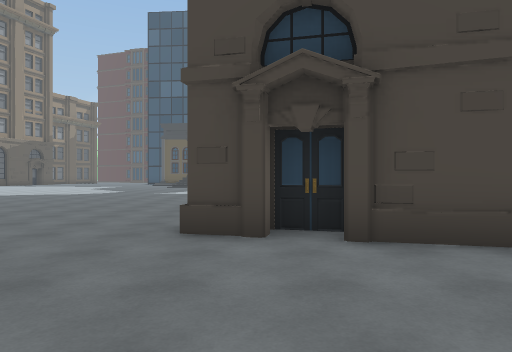
view 1 (above)

24 first-person views from a walk through a scene from a Unity 3-D project. The camera is 1.4 m above the floor, looks level and sees 70° across. The floor is counted in squares, 2 m on a side. Each view is taken from the middle of a square. On the plan, view 1 faces up. The plan holds only what a view shows up to about 11 squares ahead; the rest is blank. The place goes on beyond the plan. The player character is not drawn. Some animated figures are not drawn. Some surface patterns are stand-ins.

view 2
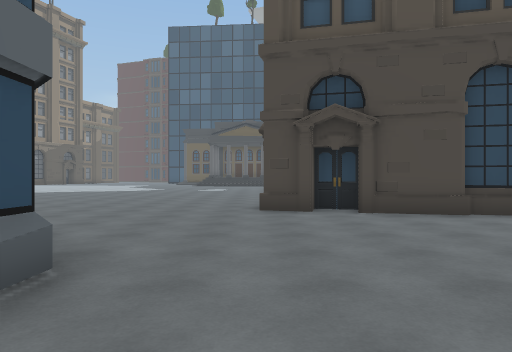

view 3
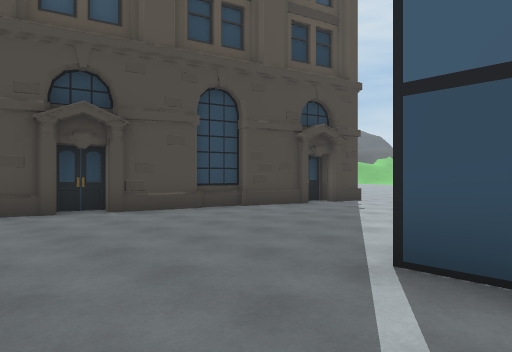

view 4
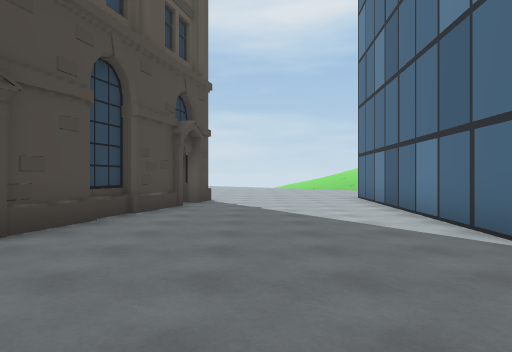

view 5
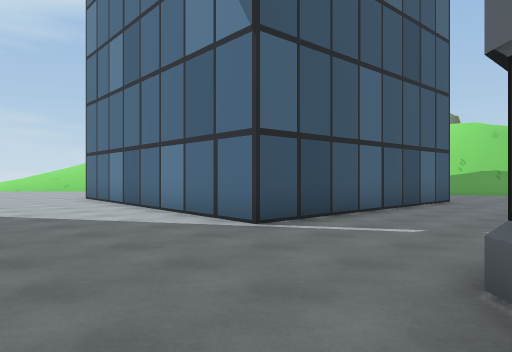

view 6
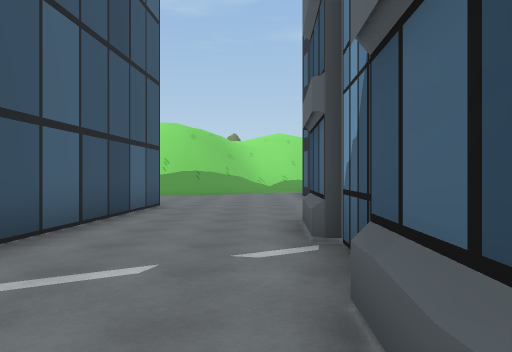

view 7
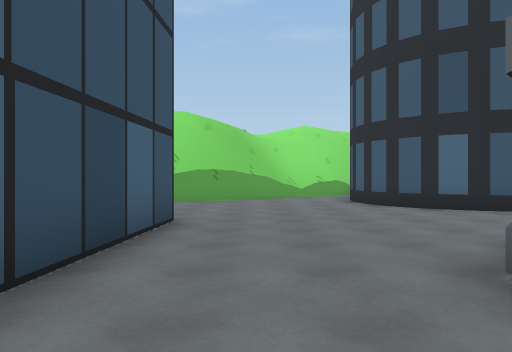

view 8
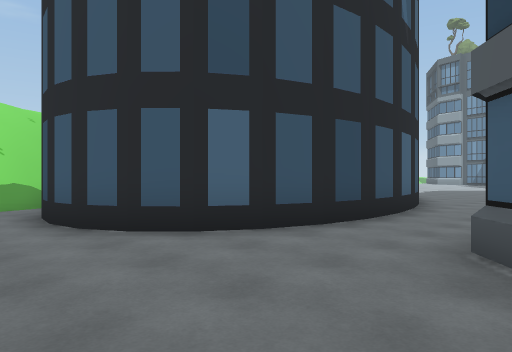

view 9
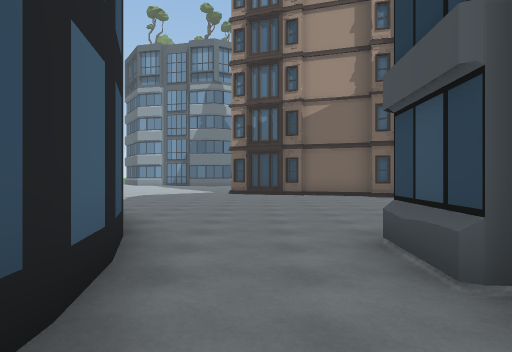

view 10
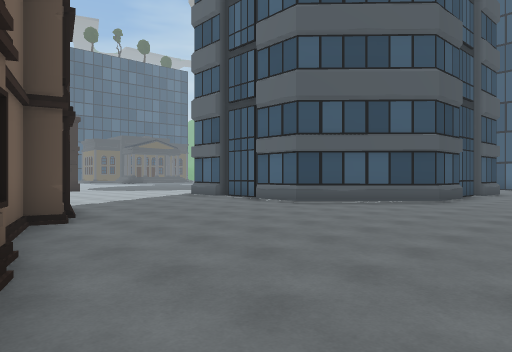

view 11
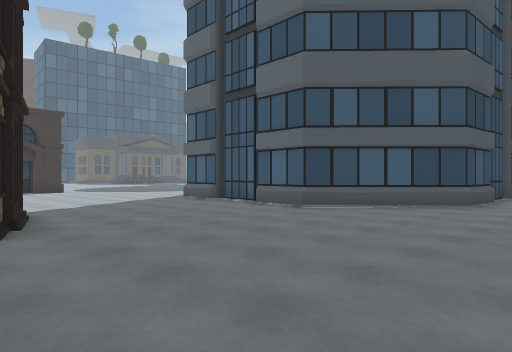

view 12
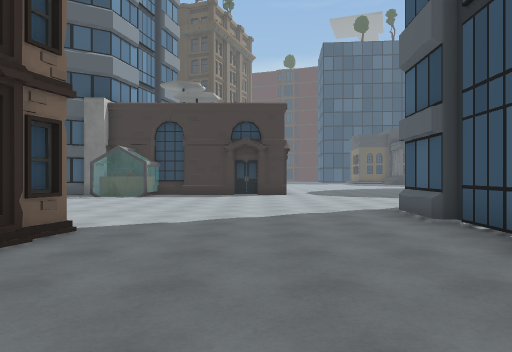

view 13
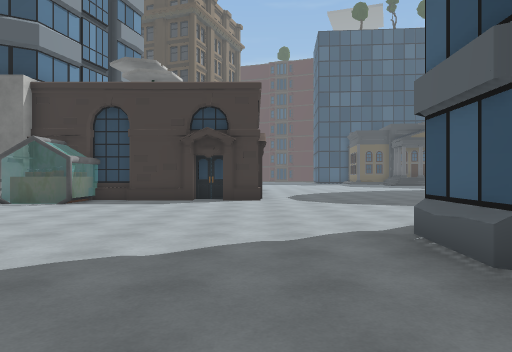

view 14
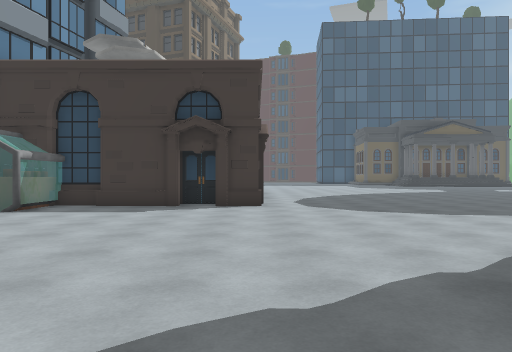

view 15
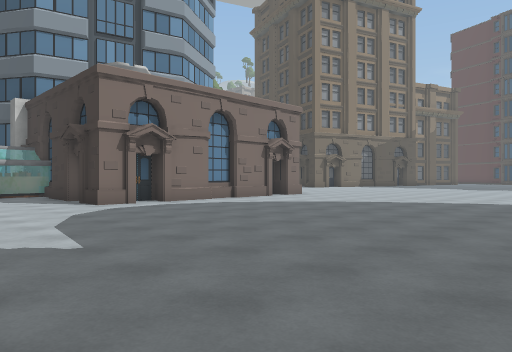

view 16
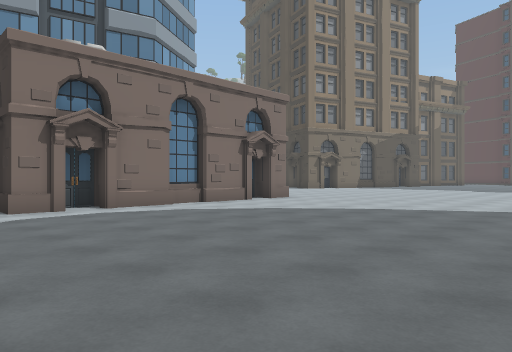

view 17
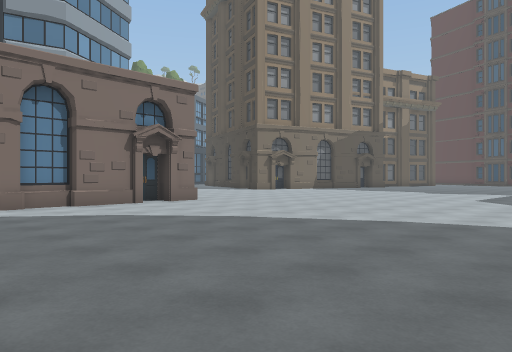

view 18
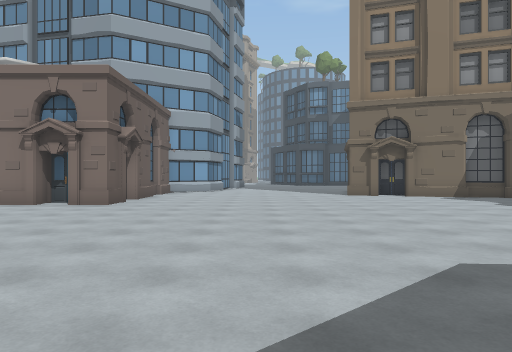

view 19
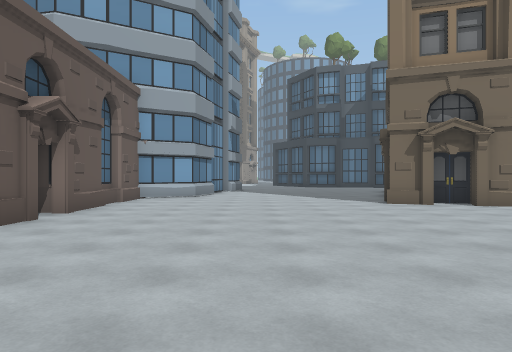

view 20
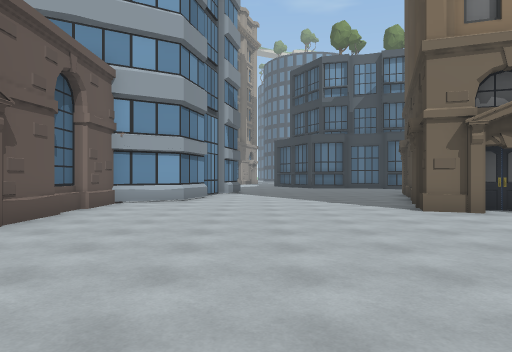

view 21
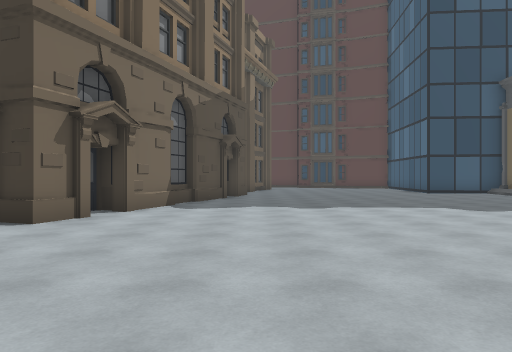

view 22
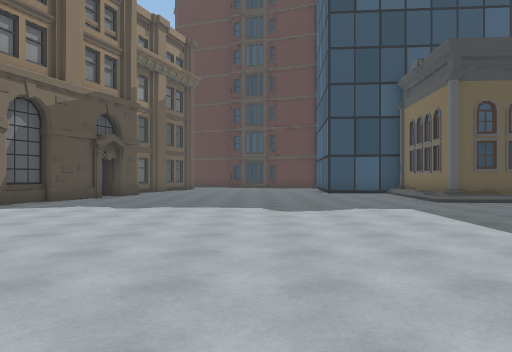

view 23
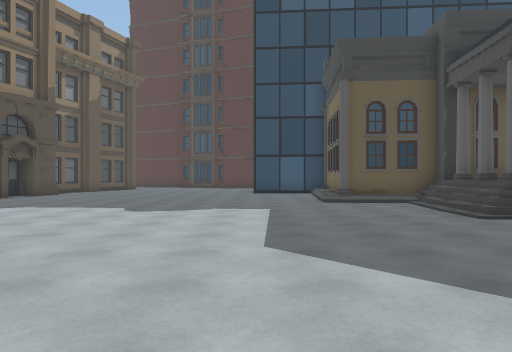

view 24
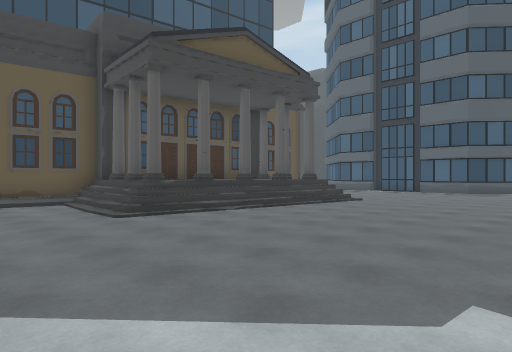

### Floor plan
Key: @ floor where view 1 was taken; # wall or solid block; x gap in a wall; . floor; / step, stairs or slope; = window, fence, low wall or low ledge; B building.
Columns run from 23 left of view 1 to 8 right of it. Each row starts with its distance up from view 1.
 27      ##........./#
 26      #........../####
 25     ##............/x
 24     #............./x
 23    ##............./###
 22 ..###.............//////#
 21 ...........................
 20 ............................
 19 .............................
 18 .............................
 17 ........................
 16 #..................
 15 ##...............
 14  ########........
 13        #.........
 12        ##........
 11         #.............
 10         #.............
  9        ##.............
  8        #...............
  7   #######..............
  6  ###...................
  5   ##...................##
  4   ............... .....########
  3   ........... .. ..........##.##
  2   ..........       .............
  1    ........         ............
  0    .......#         #..@........
 -1     ......#         #...........
 -2     ......#         #...#######.
 -3     B.....#         #...#     ##
 -4     B.....#         #...#
 -5    BB.....##        #...#
 -6    B.......##       ....#
 -7   B.........#######.....#
 -8   B.............##......#
 -9    .....................
-10    ..........#####.......
-11   . ....... ##   ##......
-12      ....         ##.....
-13                    #...=#
-14                    #..##/

Positions as (right, up) in squares from view 1, and headings:
1: (0, 0), facing up
2: (-1, -3), facing up
3: (-2, -3), facing up-right
4: (-3, 1), facing right
5: (-3, 2), facing down-right
6: (-2, 0), facing down
7: (-1, -3), facing down
8: (-2, -7), facing down-left
9: (-7, -9), facing left
10: (-21, -11), facing up-right
11: (-20, -10), facing up-right
12: (-16, -7), facing up
13: (-15, -4), facing up
14: (-15, -2), facing up
15: (-6, 3), facing up-left
16: (-7, 5), facing up-left
17: (-6, 8), facing up-left
18: (-6, 18), facing left
19: (-10, 18), facing left
20: (-12, 18), facing left
21: (-16, 16), facing up
22: (-12, 16), facing up
23: (-9, 16), facing up
24: (-8, 16), facing up-right
